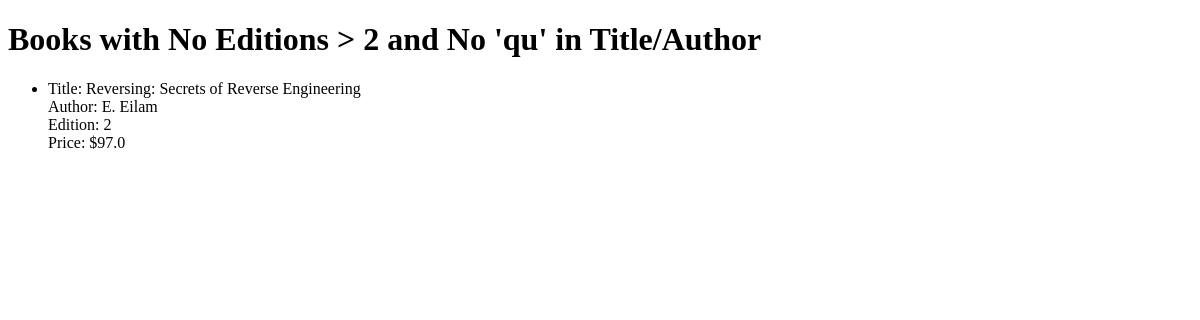
Page /books/task3/ on the earlier database version.
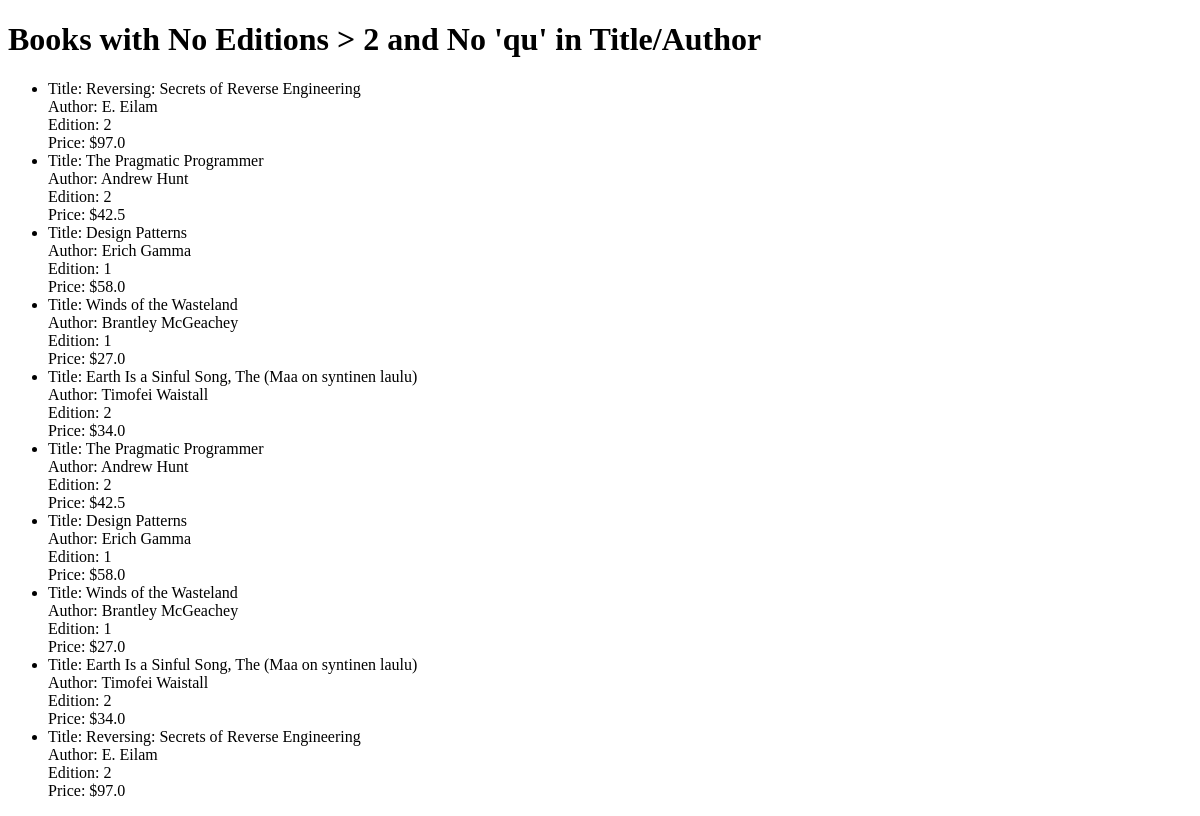
Same page on the later database version.
### apps/bookmodule/models.py (models this page shows)
class Book(models.Model):
    title = models.CharField(max_length=50)
    author = models.CharField(max_length=50)
    price = models.FloatField(default=0.0)
    edition = models.SmallIntegerField(default=1)

### apps/bookmodule/views.py (the view)
# urls.py: path('task3/', views.task3_view, name='task3'),
def task3_view(request):
    books = Book.objects.filter(~Q(edition__gt=2) & ~(Q(title__icontains='qu') | Q(author__icontains='qu')))
    return render(request, 'bookmodule/task3.html', {'books': books})

### apps/templates/bookmodule/task3.html (shortened to what this page needs)
<!DOCTYPE html>
<html lang="en">
<head>
</head>
<body>
    <h1>Books with No Editions > 2 and No 'qu' in Title/Author</h1>
    <ul>
        {% for book in books %}
            <li>
                Title: {{ book.title }} <br>
                Author: {{ book.author }} <br>
                Edition: {{ book.edition }} <br>
                Price: ${{ book.price }}
            </li>
        {% empty %}
            <p>No books found.</p>
        {% endfor %}
    </ul>
</body>
</html>

Differences in the rows shown:
added Book: title "The Pragmatic Programmer", author "Andrew Hunt", edition "2", price "42.5"
added Book: title "Design Patterns", author "Erich Gamma", edition "1", price "58.0"
added Book: title "Winds of the Wasteland", author "Brantley McGeachey", edition "1", price "27.0"
added Book: title "Earth Is a Sinful Song, The (Maa on syntinen laulu)", author "Timofei Waistall", edition "2", price "34.0"
added Book: title "The Pragmatic Programmer", author "Andrew Hunt", edition "2", price "42.5"
added Book: title "Design Patterns", author "Erich Gamma", edition "1", price "58.0"
added Book: title "Winds of the Wasteland", author "Brantley McGeachey", edition "1", price "27.0"
added Book: title "Earth Is a Sinful Song, The (Maa on syntinen laulu)", author "Timofei Waistall", edition "2", price "34.0"
added Book: title "Reversing: Secrets of Reverse Engineering", author "E. Eilam", edition "2", price "97.0"
